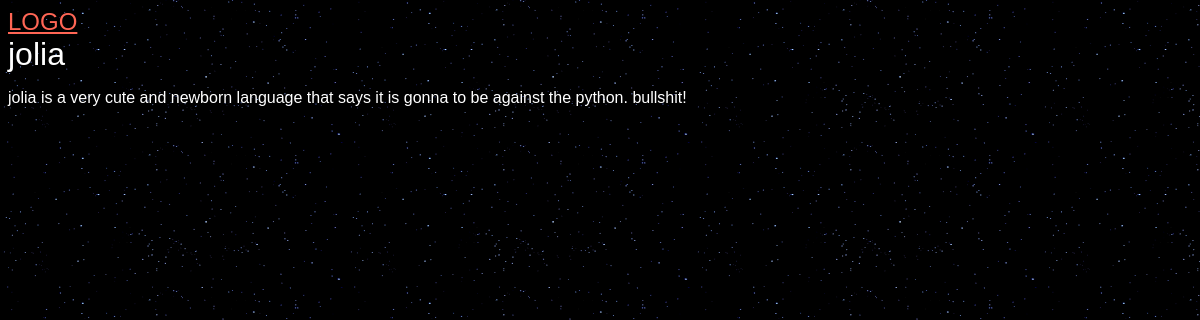
The app's page /articles/joliaprogramming with its own data.
### articles/models.py (models this page shows, shortened)
class Article(models.Model):
    title = models.CharField(max_length=70)
    slug = models.SlugField()
    body = models.TextField()
    date = models.DateTimeField(auto_now_add=True)
    image = models.ImageField(default='default.jpg',blank=True)

### articles/views.py (the view)
# urls.py: path('<slug>',views.article_detail, name= "detail"),
def article_detail(request, slug):
    article = models.Article.objects.get(slug=slug)
    return render(request , 'articles/article_detail.html', {'article':article})

### articles/templates/articles/article_detail.html
{% extends 'base.html' %}
{% block content %}
<div class="article-detail">
    <h1>{{ article.title }}</h1>
    <p>{{ article.body }}</p>
</div class="">
{% endblock %}

### staticDirs/styles.css (style rules this page uses)
body { background-color: #0f121f; background-image: url(stars.png); color:white }
body { font-family:arial; }
h1,h2,h3,h4,h5 { font-weight:normal; margin:0; }

### records on screen
Article: title "jolia", body "jolia is a very cute and newborn language that says it is gonna to be against the python. bullshit!"
